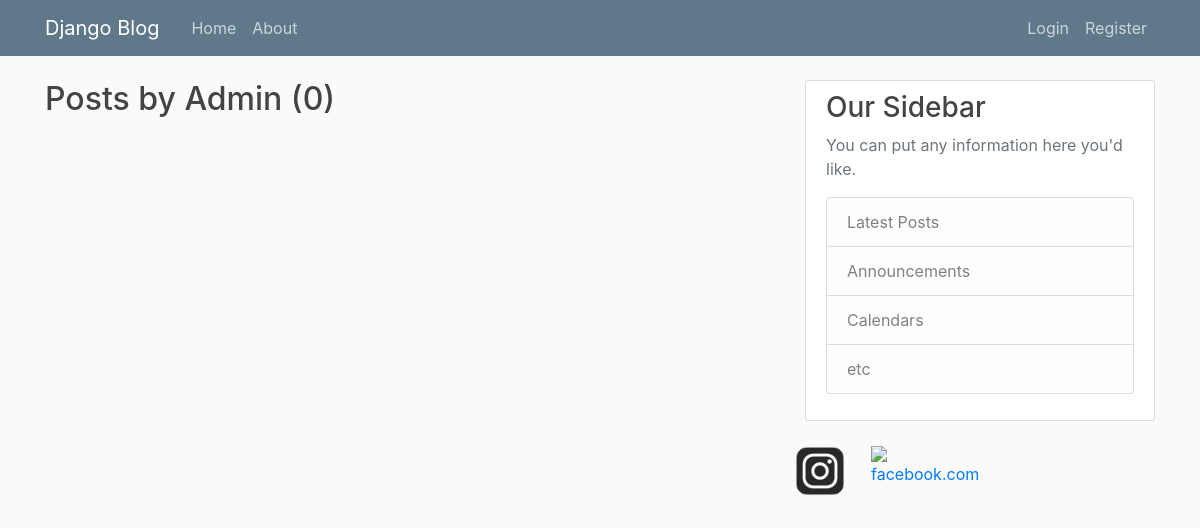
Before: /user/Admin with the older database file.
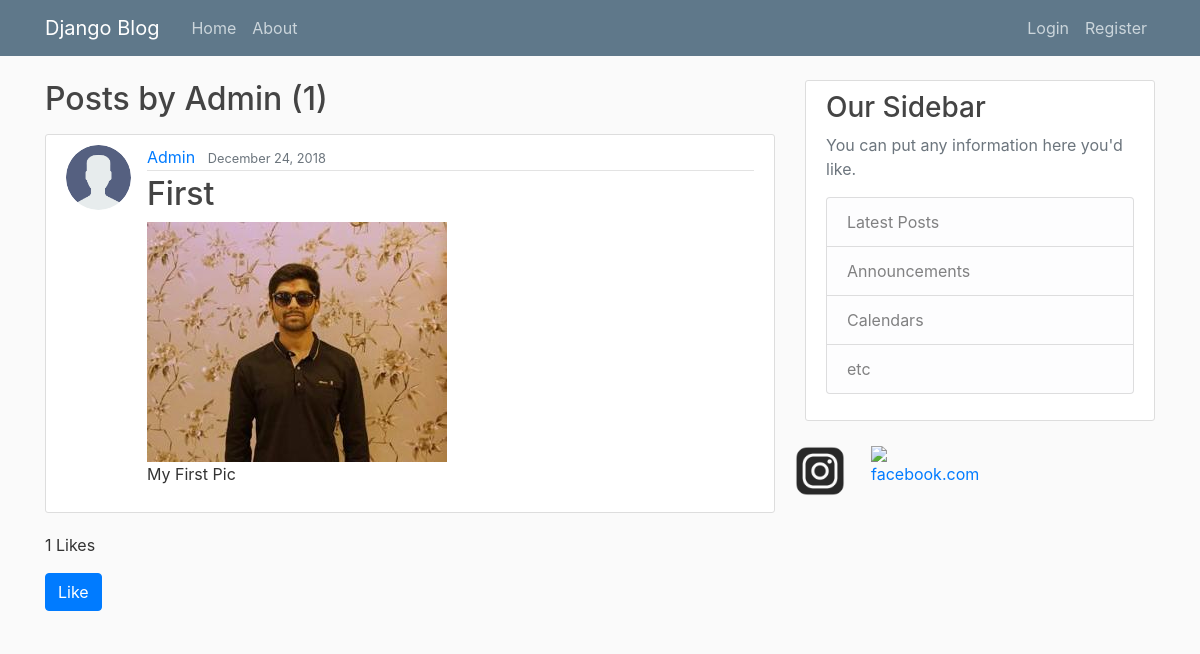
After: the same page with the newer database file.
### blog/models.py (models this page shows, shortened)
class Post(models.Model):
    title=models.CharField(max_length=100)
    content=models.TextField()
    image = models.ImageField(default='default.jpg', upload_to='post_pics')
    date_posted=models.DateTimeField(default=timezone.now)
    author=models.ForeignKey(User,on_delete=models.CASCADE)
    like=models.SmallIntegerField(default=0)
    liked_by=models.ManyToManyField(User,related_name='liked_by',blank=True)

### users/models.py (models this page shows, shortened)
class Profile(models.Model):
    user=models.OneToOneField(User,on_delete=models.CASCADE)
    image=models.ImageField(default='default.jpg',upload_to='profile_pics')

### blog/views.py (the view)
# urls.py: path('user/<str:username>', UserPostListView.as_view(), name='user-posts'),
class UserPostListView(ListView):
    model = Post
    template_name = 'blog/user_posts.html' #<app>/<model>_<viewtype>.html
    context_object_name = 'posts'
    paginate_by = 3
    def get_queryset(self):
        user=get_object_or_404(User,username=self.kwargs.get('username'))
        return Post.objects.filter(author=user).order_by('-date_posted')

### blog/templates/blog/user_posts.html (shortened to what this page needs)
{%extends 'blog/base.html'%}
{%block content%}
<h2 class="mb-3">Posts by {{view.kwargs.username}} ({{page_obj.paginator.count}})</h2>
    {%for post in posts%}
        <article class="media content-section">
            <img class ="rounded-circle article-img" src="{{ post.author.profile.image.url }}">
          <div class="media-body">
            <div class="article-metadata">
                    <a class="mr-2" href="{% url 'user-posts' post.author.username %}">{{ post.author }}</a>
              <small class="text-muted">{{ post.date_posted|date:"F d, Y"}}</small>
            </div>
            <h2><a class="article-title" href="{% url 'post-detail' post.id%}">{{ post.title }}</a></h2>
              <img src="{{ post.image.url }}">
            <p class="article-content">{{ post.content }}</p>
          </div>
        </article>
        <p>{{post.like}} Likes</p>
        {% if request.user in post.liked_by.all %}
            <form method="post" action="{% url 'post-like' %}">
                    {% csrf_token %}
                    <div class="mdeia-body mb-3">
                        <button class="btn btn-danger" type="submit" name="post_id" value="{{post.id}}">Unlike</button>
                    </div>
            </form>
        {% else %}
            <form method="post" action="{% url 'post-like' %}">
                    <div class="mdeia-body mb-3">
                        <button class="btn btn-primary" type="submit" name="post_id" value="{{post.id}}">Like</button>
                    </div>
            </form>
        {% endif %}
    {%endfor%}
{%endblock content%}

Changed rows visible on the page:
added Post: author.profile.image (placeholder picture), author "Admin", date_posted "December 24, 2018", title "First", image (picture), content "My First Pic", like "1", {{ post.id }} 2 (drawn)
Other visible differences:
{{ page_obj.paginator.count }}: "0" → "1"
